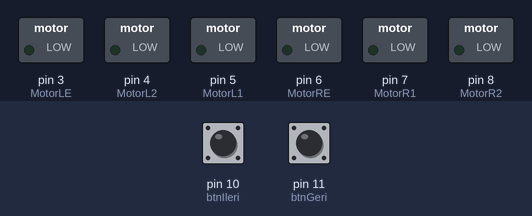
This sketch was run on a simulated Arduino Uno, built with avr-gcc and run on an emulated ATmega328P. Parts: switched loads named in the sketch (green lamp = pin HIGH). The test bench sets the inputs (shaded band); at power-on: pin 10 (btnIleri) HIGH, pin 11 (btnGeri) HIGH.

Above: at 1.2 s.
1.3 s: pin 10 (btnIleri) pulled LOW for 0.15 s
At 1.37 s:
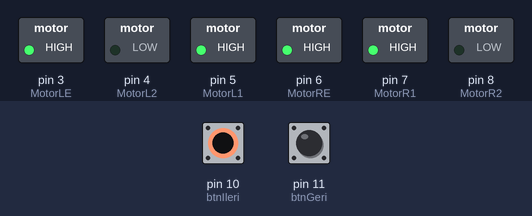
2.9 s: pin 11 (btnGeri) pulled LOW for 0.15 s
At 2.97 s:
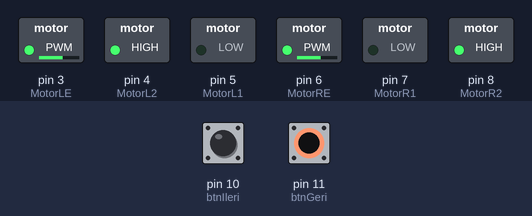
4.5 s: pin 10 (btnIleri) pulled LOW for 1 s
At 4.8 s:
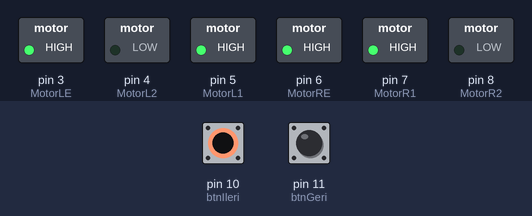
7.0 s: pin 10 (btnIleri) pulled LOW for 3.2 s
At 11.4 s:
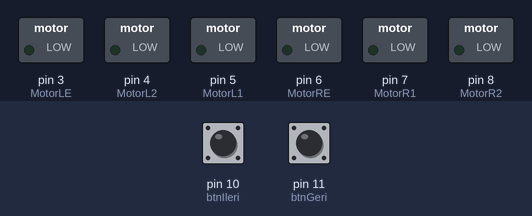
11.7 s: pin 11 (btnGeri) pulled LOW for 3.2 s
At 12.7 s:
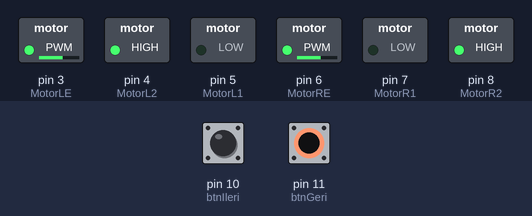
Timing chart, 0 to 16.4 s (numbered marks = the images above; inputs shaded):
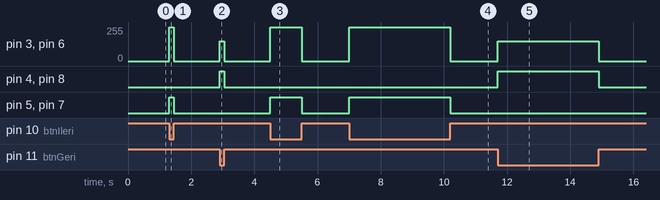

Measured:
- after the input at 1.3 s, pin 3 (MotorLE), pin 6 (MotorRE): 0/255 → 255/255 at once, → 0/255 0.15 s later; pin 5 (MotorL1), pin 7 (MotorR1): LOW → HIGH at once, → LOW 0.15 s later
- after the input at 2.9 s, pin 3 (MotorLE), pin 6 (MotorRE): 0/255 → 150/255 at once, → 0/255 0.15 s later; pin 4 (MotorL2), pin 8 (MotorR2): LOW → HIGH at once, → LOW 0.15 s later
- after the input at 4.5 s, pin 3 (MotorLE), pin 6 (MotorRE): 0/255 → 255/255 at once, → 0/255 1.0 s later; pin 5 (MotorL1), pin 7 (MotorR1): LOW → HIGH at once, → LOW 1.0 s later
- after the input at 7.0 s, pin 3 (MotorLE), pin 6 (MotorRE): 0/255 → 255/255 at once, → 0/255 3.2 s later; pin 5 (MotorL1), pin 7 (MotorR1): LOW → HIGH at once, → LOW 3.2 s later
- after the input at 11.7 s, pin 3 (MotorLE), pin 6 (MotorRE): 0/255 → 150/255 at once, → 0/255 3.2 s later; pin 4 (MotorL2), pin 8 (MotorR2): LOW → HIGH at once, → LOW 3.2 s later

The sketch:

motorKontrol_V2.ino
```cpp
#define MotorLE 3  //PWM
#define MotorL1 5
#define MotorL2 4

#define MotorRE 6  //PWM
#define MotorR1 7
#define MotorR2 8

#define btnIleri 10
#define btnGeri 11

#define btnSag 12
#define btnSol 13

void setup() {

  pinMode(MotorL1, OUTPUT);
  pinMode(MotorL2, OUTPUT);
  pinMode(MotorLE, OUTPUT);  //Motorlarımızı çıkış olarak tanımlıyoruz.
  pinMode(MotorR1, OUTPUT);
  pinMode(MotorR2, OUTPUT);
  pinMode(MotorRE, OUTPUT);

  pinMode(btnIleri, INPUT_PULLUP);
  pinMode(btnGeri, INPUT_PULLUP);
  pinMode(btnSag, INPUT_PULLUP);
  pinMode(btnSol, INPUT_PULLUP);
  Serial.begin(9600);
}
void loop() {
  int btn_ileri = digitalRead(btnIleri);
  int btn_geri = digitalRead(btnGeri);

  if (btn_ileri == 0)//ileri butonua basıldı
    ileri();
  else if(btn_geri==0)
    geri();
  else
    dur();
}
void dur() {
  digitalWrite(MotorR1, LOW);  // Sağ motorun ileri hareketi pasif
  digitalWrite(MotorR2, LOW);  // Sağ motorun geri hareketi pasif
  analogWrite(MotorRE, 0);     // Sağ motorun hızı 0
  digitalWrite(MotorL1, LOW);  // Sol motorun ileri hareketi pasif
  digitalWrite(MotorL2, LOW);  // Sol motorun geri hareketi pasif
  analogWrite(MotorLE, 0);     // Sol motorun hızı 0
}
void ileri() {                  // Robotun ileri yönde hareketi için fonksiyon tanımlıyoruz.
  digitalWrite(MotorR1, HIGH);  // Sağ motorun ileri hareketi aktif
  digitalWrite(MotorR2, LOW);   // Sağ motorun geri hareketi pasif
  analogWrite(MotorRE, 255);    // Sağ motorun hızı 0-255
  digitalWrite(MotorL1, HIGH);  // Sol motorun ileri hareketi aktif
  digitalWrite(MotorL2, LOW);   // Sol motorun geri hareketi pasif
  analogWrite(MotorLE, 255);    // Sol motorun hızı 0-255
}
void sag() {                    // Robotun sağa dönme hareketi için fonksiyon tanımlıyoruz.
  digitalWrite(MotorR1, HIGH);  // Sağ motorun ileri hareketi aktif
  digitalWrite(MotorR2, LOW);   // Sağ motorun geri hareketi pasif
  analogWrite(MotorRE, 0);      // Sağ motorun hızı 0 (Motor duruyor)
  digitalWrite(MotorL1, HIGH);  // Sol motorun ileri hareketi aktif
  digitalWrite(MotorL2, LOW);   // Sol motorun geri hareketi pasif
  analogWrite(MotorLE, 150);    // Sol motorun hızı 150
}
void sol() {                    // Robotun sola dönme hareketi için fonksiyon tanımlıyoruz.
  digitalWrite(MotorR1, LOW);   // Sağ motorun ileri hareketi pasif
  digitalWrite(MotorR2, HIGH);  // Sağ motorun geri hareketi aktif
  analogWrite(MotorRE, 150);    // Sağ motorun hızı 150
  digitalWrite(MotorL1, LOW);   // Sol motorun ileri hareketi pasif
  digitalWrite(MotorL2, HIGH);  // Sol motorun geri hareketi aktif
  analogWrite(MotorLE, 0);      // Sol motorun hızı 150
}
void geri() {                   // Robotun geri yönde hareketi için fonksiyon tanımlıyoruz.
  digitalWrite(MotorR1, LOW);   // Sağ motorun ileri hareketi pasif
  digitalWrite(MotorR2, HIGH);  // Sağ motorun geri hareketi aktif
  analogWrite(MotorRE, 150);    // Sağ motorun hızı 150
  digitalWrite(MotorL1, LOW);   // Sol motorun ileri hareketi pasif
  digitalWrite(MotorL2, HIGH);  // Sol motorun geri hareketi aktif
  analogWrite(MotorLE, 150);    // Sol motorun hızı 150
}
```
